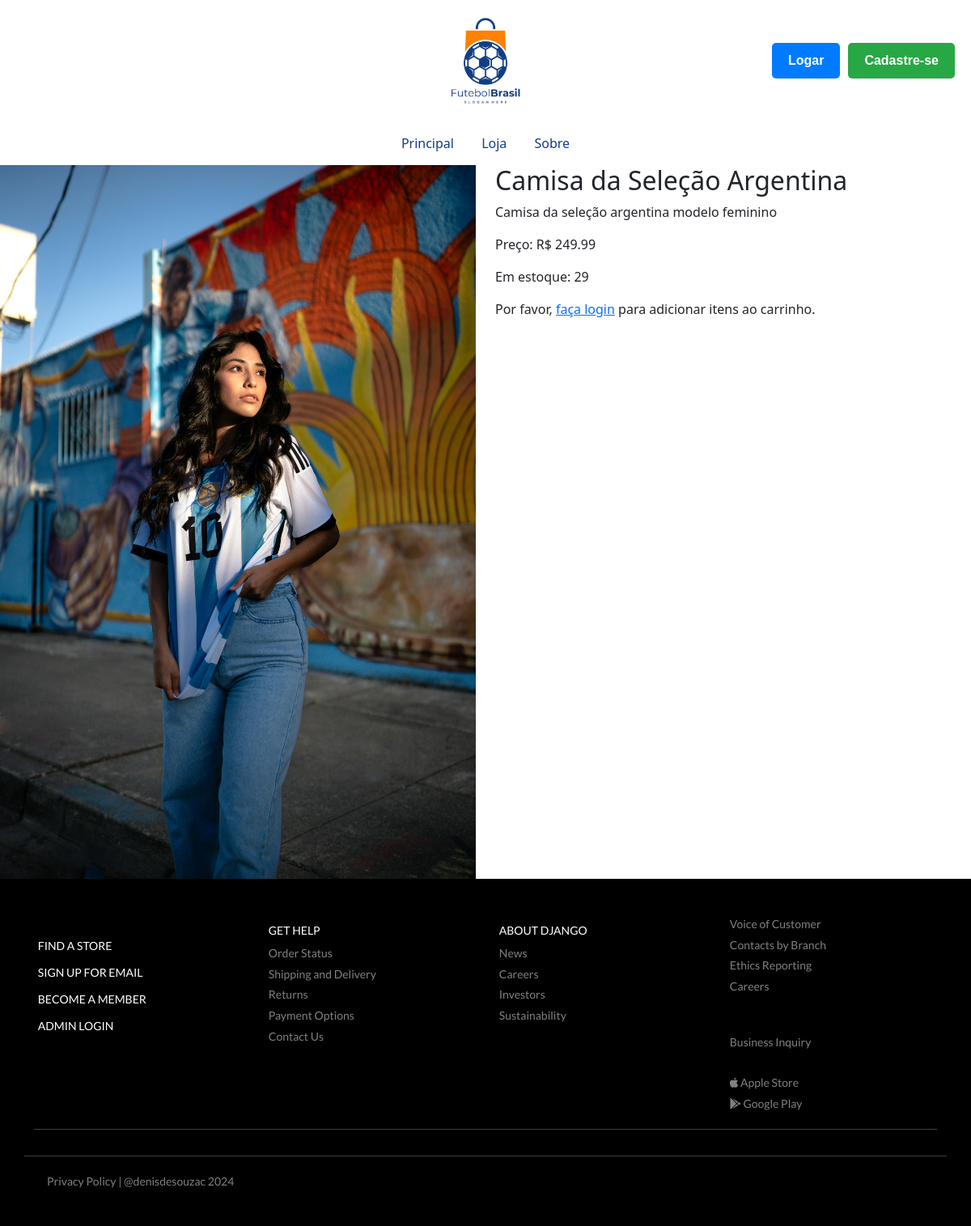
Page /produto/6/ on the earlier database version.
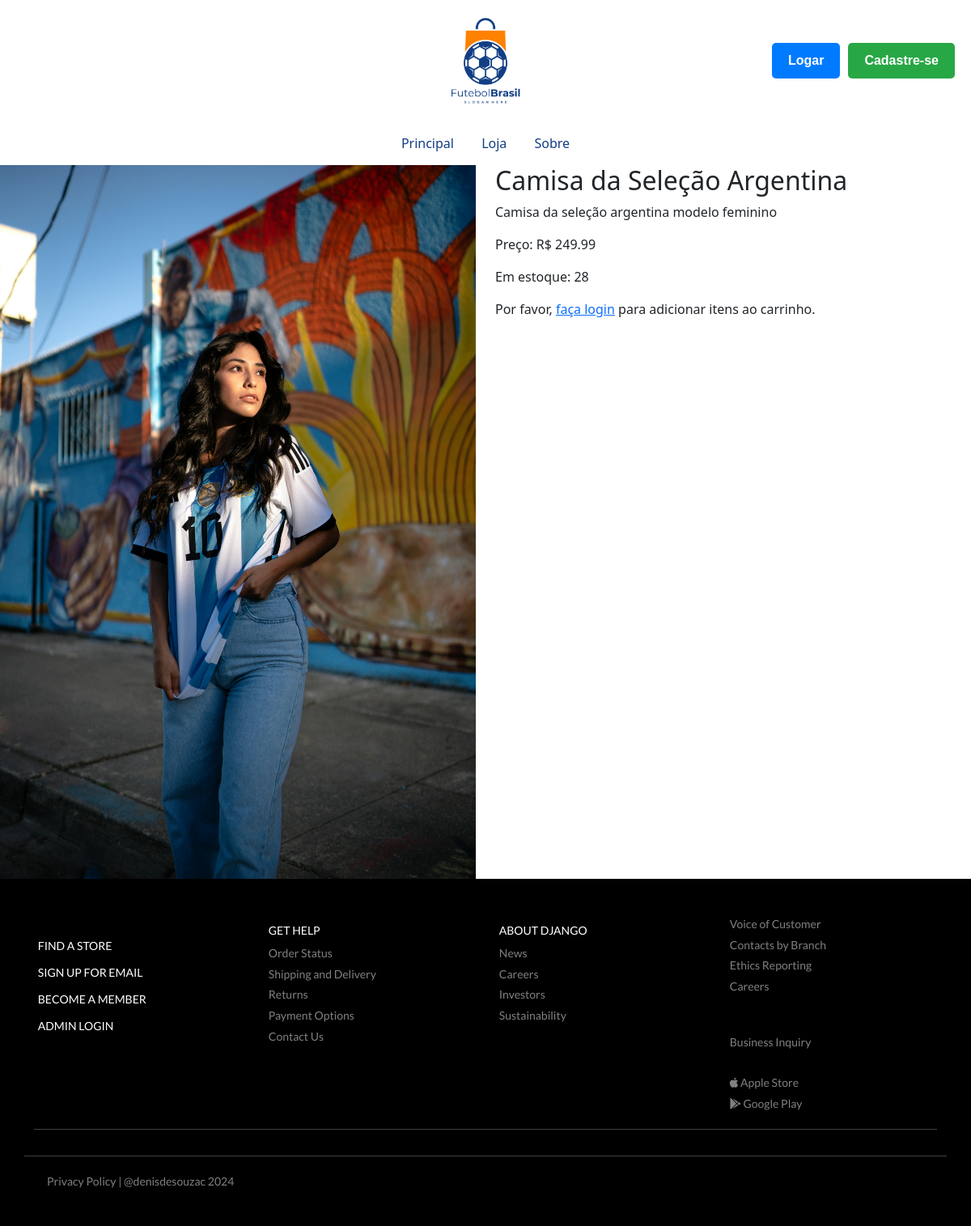
Same page on the later database version.
### catalog/models.py (models this page shows, shortened)
class Product(models.Model):
    name = models.CharField(max_length=40)
    description = models.TextField(max_length=200)
    price = models.DecimalField(max_digits=10, decimal_places=2)  # Usando DecimalField para precisão de preços
    quantity_in_stock = models.PositiveIntegerField(default=0)
    image = models.ImageField(upload_to='images/', null=True, blank=True)
    category = models.ForeignKey(Category, on_delete=models.CASCADE, related_name='products')

### store/views.py (the view)
# urls.py: path('produto/<int:id>/', views.product_detail, name='product_detail'),
def product_detail(request, id):
    product = get_object_or_404(Product, id=id)
    return render(request, 'product_detail.html', {'product': product})

### store/templates/product_detail.html (shortened to what this page needs)
{% extends "base.html" %}
{% block conteudo %}
    <div class="row">
        <div class="col-md-6">
            <img src="{{ product.image.url }}" alt="{{ product.name }}" class="img-fluid">
        </div>
        <div class="col-md-6">
            <h2>{{ product.name }}</h2>
            <p>{{ product.description }}</p>
            <p>Preço: R$ {{ product.price }}</p>
            <p>Em estoque: {{ product.quantity_in_stock }}</p>
            {% if user.is_authenticated %}
            <form action="{% url 'add_to_cart' product_id=product.id %}" method="get" class="product-form">
                <input type="number" name="quantity" value="1" min="1" max="{{ product.quantity_in_stock }}">
                <button type="submit" class="btn btn-primary">Adicionar ao Carrinho</button>
                <a href="{% url 'remove_from_cart' product_id=product.id %}" class="btn btn-outline-dark">Remover do Carrinho</a>
            </form>
            {% else %}
                <p>Por favor, <a href="{% url 'login' %}">faça login</a> para adicionar itens ao carrinho.</p>
            {% endif %}
        </div>
    </div>
{% endblock %}

### store/templates/base.html (shortened to what this page needs)
<!DOCTYPE html>
<html lang="pt-br">
    {% include "header.html" %}
    <head>
        {% load static %}
        <link rel="stylesheet" href="{% static 'style.css' %}">
        <link rel="stylesheet" href="{% static 'flipcard.css' %}">
        <link href="https://cdn.jsdelivr.net/npm/bootstrap@5.3.0/dist/css/bootstrap.min.css" rel="stylesheet">
    </head>
    <body>
        <nav class="topnav">
            <a href="/">Principal</a>
            <a href="/loja">Loja</a>
            <a href="/sobre">Sobre</a>
        </nav>
        {% block conteudo %}
        {% endblock %}
        {% include "footer.html"%}
    </body>
</html>

### store/templates/header.html (shortened to what this page needs)
<!DOCTYPE html>
<html lang="pt-br">
<head>
    {% load static %}
    <link rel="stylesheet" href="{% static 'style.css' %}">
</head>
<body>
    <header>
        <img src="/media/logo.jpg" alt="">
        <div class="botao-container">
            {% if user.is_authenticated %}
                <span class="nome-usuario">Olá, {{ user.first_name }}!</span>
                <a href="{% url 'perfil' %}" class="botao logar">Perfil</a>
                <a href="{% url 'logout' %}" class="botao deslogar">Deslogar</a>
            {% else %}
            <a href="{% url 'login' %}" class="botao logar">Logar</a>
            <a href="{% url 'signup' %}" class="botao cadastre-se">Cadastre-se</a>
            {% endif %}
        </div>
    </header>
</body>
</html>

### store/templates/footer.html (shortened to what this page needs)
{% load static %}
<link rel="stylesheet" href="https://cdnjs.cloudflare.com/ajax/libs/font-awesome/6.0.0-beta3/css/all.min.css">
<footer id="footer-main">
    <div class="container">
      <div class="row">
        <div class="col-sm-3">
            <br>
            <h6 class="mt-3"><a href="">FIND A STORE</a></h6>
            <h6 class="mt-3"><a href="">SIGN UP FOR EMAIL</a></h6>
            <h6 class="mt-3"><a href="">BECOME A MEMBER</h6>
            <h6 class="mt-3"><a href="/admin/">ADMIN LOGIN</a></h6>
        </div>
        <div class="col-sm-3">
            <h6 class="mt-3"><a href="">GET HELP</a></h6>
            <a href="">Order Status</a>
            <a href="">Shipping and Delivery</a>
            <a href="">Returns</a>
            <a href="">Payment Options</a>
            <a href="">Contact Us</a>
        </div>
        <div class="col-sm-3">
            <h6 class="mt-3"><a href="">ABOUT DJANGO</a></h6>
            <a href="">News</a>
            <a href="">Careers</a>
            <a href="">Investors</a>
            <a href="">Sustainability</a>
        </div>
        <div class="col-sm-3">
          <a href="">Voice of Customer</a>
          <a href="">Contacts by Branch</a>
          <a href="">Ethics Reporting</a>
          <a href="">Careers</a>
          <br><br>
          <a href="">Business Inquiry</a>
          <br>
          <a href="https://www.apple.com/app-store/" target="_blank">
            <i class="fa-brands fa-apple"></i> Apple Store
          </a>
          <a href="https://play.google.com/store" target="_blank">
              <i class="fa-brands fa-google-play"></i> Google Play
          </a>
        </div>
      </div>
      <hr>
      <div class="row">
        <hr>
        <a href="https://github.com/denisdesouzac" style="margin-left: 1rem">Privacy Policy | @denisdesouzac 2024</a>
      </div>
    </div>
  </footer>

### staticfiles/style.css (style rules this page uses)
header { font-family: Arial, sans-serif; display: flex; justify-content: center; align-items: center; height: 150px; background-color: #ffffff; margin: 0; position: relative; }
header img { height: 150px; width: 150px; }
.botao-container { position: absolute; right: 20px; top: 50%; transform: translateY(-50%); display: flex; gap: 10px; }
.botao { padding: 6px 12px; font-size: 16px; border: none; border-radius: 5px; cursor: pointer; transition: background-color 0.3s ease; }
.logar { background-color: #4CAF50; color: white; }
.cadastre-se { background-color: #123e85; color: white; }
.topnav { background-color: #ffffff; color: #ffffff; padding: 15px; text-align: center; }
.topnav a { text-decoration: none; color: #123d85; padding: 15px; }
.botao { padding: 10px 20px; border: none; border-radius: 5px; color: #fff; text-align: center; cursor: pointer; text-decoration: none; font-weight: bold; }
.botao.logar { background-color: #007bff; }
.botao.cadastre-se { background-color: #28a745; }

### store/templates/footer.html (style rules this page uses)
#footer-main { background: #000; color: white; font-size: 0.8rem; padding: 2.5rem 0; font-family: 'Lato', sans-serif; }
#footer-main a { font-size: 14px; display: block; margin: 0.3rem; color: grey; text-decoration: none; }
#footer-main h6 a { color: white; text-decoration: none; }
#footer-main hr { margin-top: 1rem; margin-bottom: 1rem; border: 0; border-top: 1px solid white; }

Differences in the rows shown:
changed Product "Camisa da Seleção Argentina": quantity_in_stock "29" → "28"
